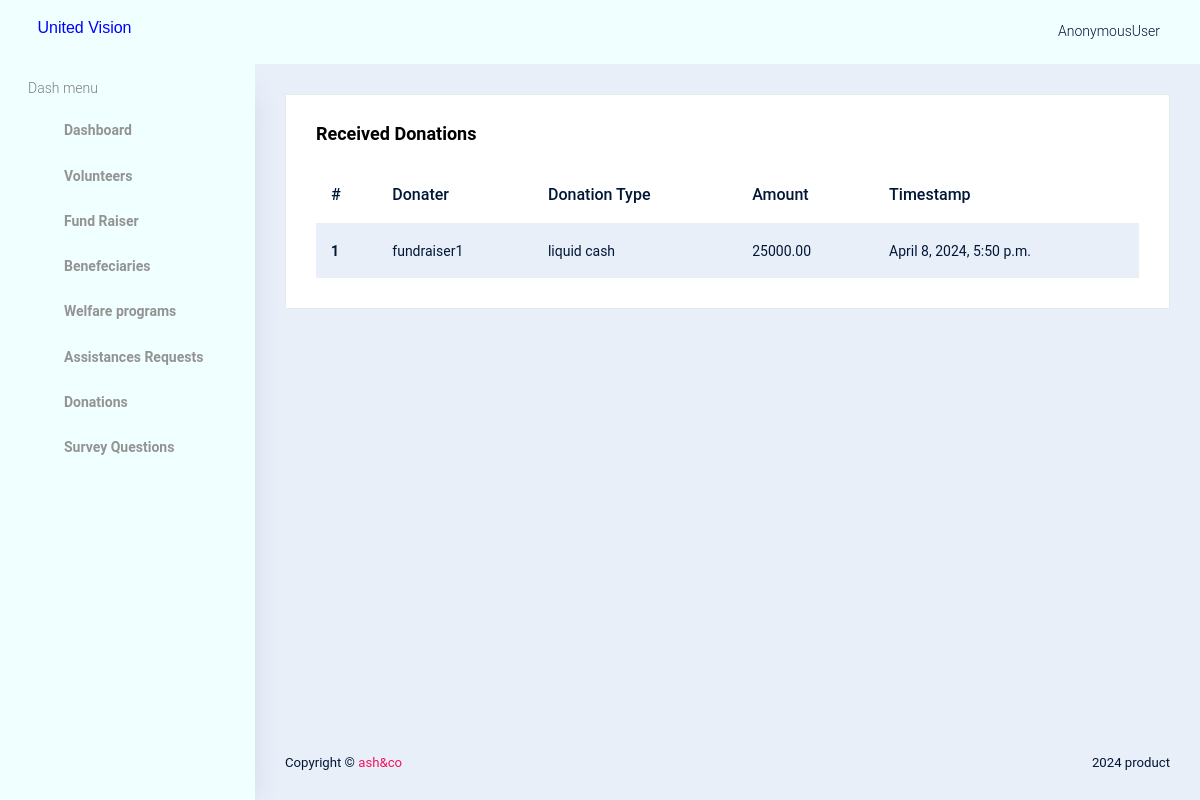
The app's page /view-donations with its own data.
### accounts/models.py (models this page shows)
class BaseModel(models.Model):
    created_on = models.DateTimeField(auto_now_add=True, null=True)
    updated_on = models.DateTimeField(auto_now=True)
    is_deleted = models.BooleanField(default=False)
    class Meta:
        abstract = True
        ordering = ['-created_on']

class Donation(BaseModel):
    user = models.ForeignKey(User, on_delete=models.CASCADE,null=True,blank=True)
    donation_type = models.CharField(max_length=50,null=True,blank=True)
    amount = models.DecimalField(max_digits=10, decimal_places=2, null=True, blank=True)

class User(AbstractBaseUser, PermissionsMixin):
    name = models.CharField(max_length=50, blank=True, null=True)
    username = models.CharField(max_length=50, unique=True, null=True)
    email = models.EmailField(max_length=100, null=True)
    role = models.IntegerField(choices=SELECTROLE)
    uid = models.CharField(max_length=500, unique=True, null=True)
    is_admin = models.BooleanField(default=False)
    is_active = models.BooleanField(default=False)
    is_registered = models.BooleanField(default=False)
    date_joined = models.DateTimeField(auto_now_add=True)
    last_login = models.DateTimeField(auto_now_add=True)
    USERNAME_FIELD = 'username'
    REQUIRED_FIELDS=[]
    objects = UserManager()
    def __str__(self):
        return self.username
    class Meta:
        db_table = "user"

### accounts/views.py (the view)
# urls.py: path('view-donations',views.view_donations,name='view-donations'),
def view_donations(request):
    data = Donation.objects.all()
    return render(request, 'admintemp/view_donations.html', {'data': data})

### templates/admintemp/view_donations.html
{% extends 'admintemp/index.html' %}
{% load crispy_forms_tags %}
{% block content %}
<div class="card">
    <div class="card-body">
        <h3 class="card-title">Received Donations</h3>
        {% if data %}
        <table class="table table-striped">
            <thead>
                <tr>
                    <th scope="col">#</th>
                    <th scope="col">Donater</th>
                    <th scope="col">Donation Type</th>
                    <th scope="col">Amount</th>
                    <th scope="col">Timestamp</th>
                </tr>
            </thead>
            <tbody>
                {% for i in data %}
                <tr>
                    <th scope="row">{{ forloop.counter }}</th>
                    <td>{{i.user}}</td>
                    <td>{{i.donation_type}}</td>
                    <td>{{i.amount}}</td>
                    <td>{{i.created_on}}</td>
                </tr>
                {% endfor %}
            </tbody>
        </table>
        {% else %}
        <p>No Depost data available.</p>
        {% endif %}
    </div>
</div>
{% endblock %}

### records on screen
Donation: user "fundraiser1", donation_type "liquid cash", amount "25000.00", created_on "April 8, 2024, 5:50 p.m."

### other values on screen
{{ request.user }} "AnonymousUser"
